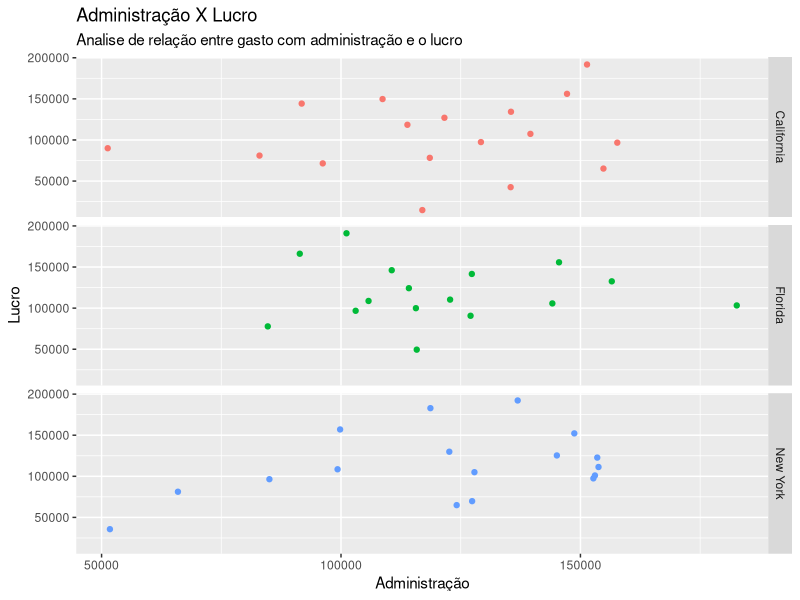
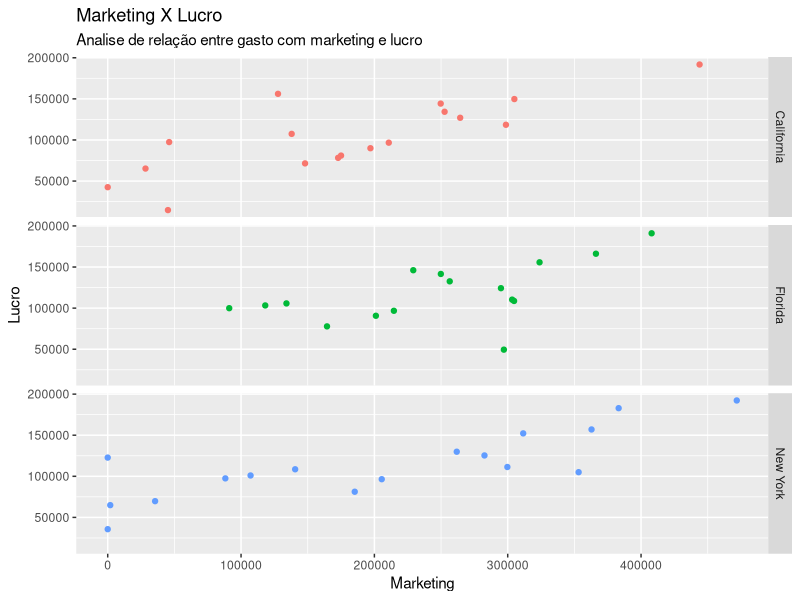
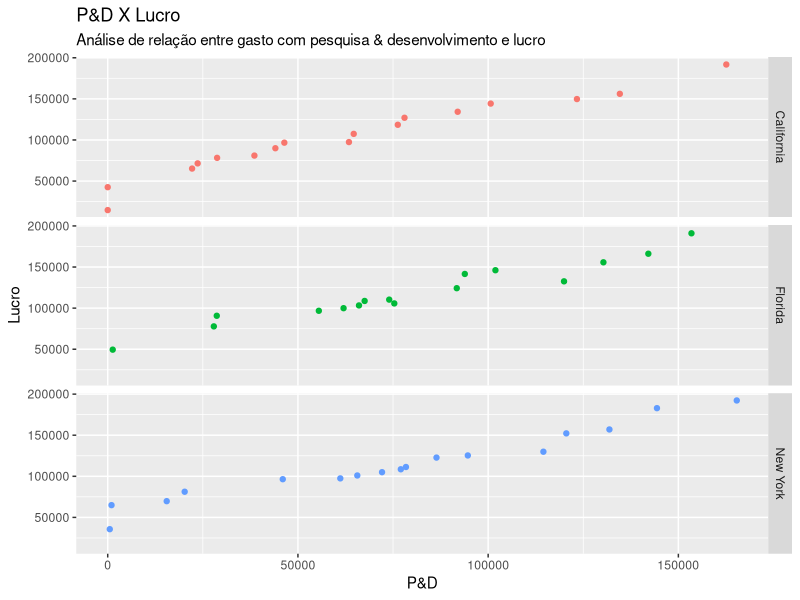
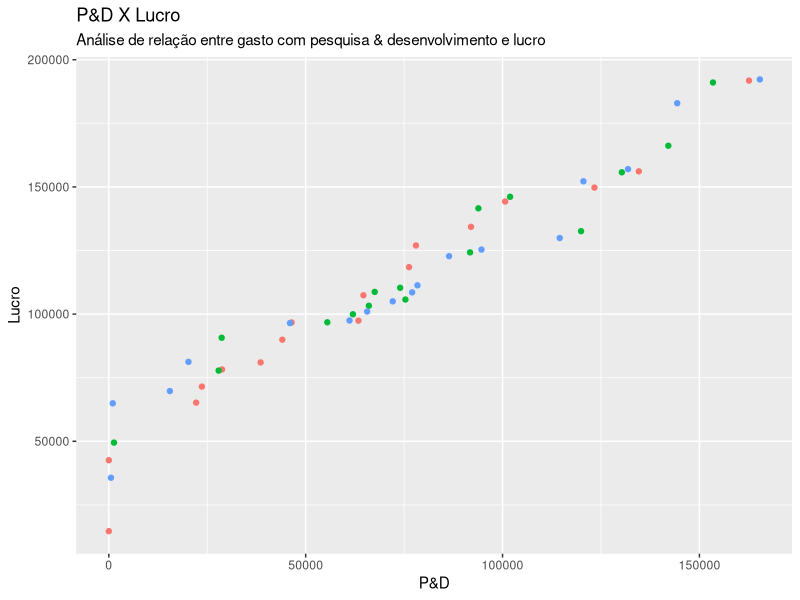
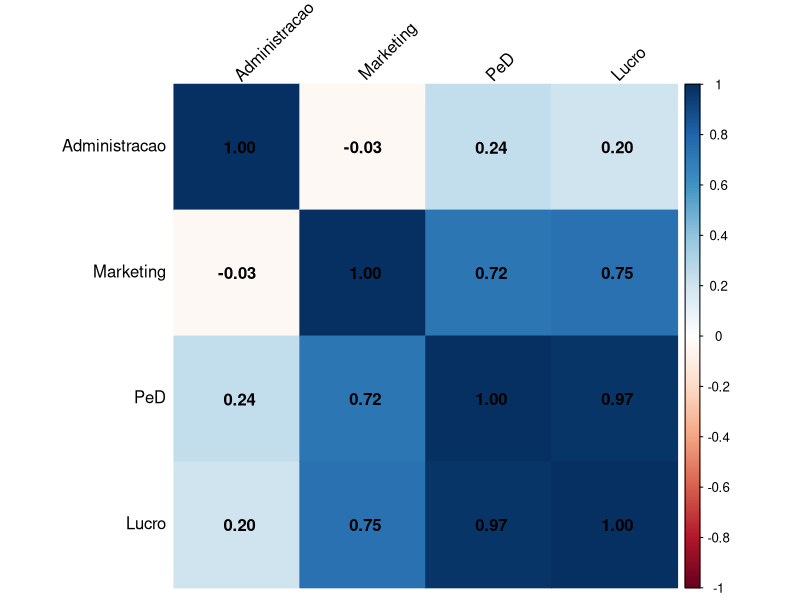
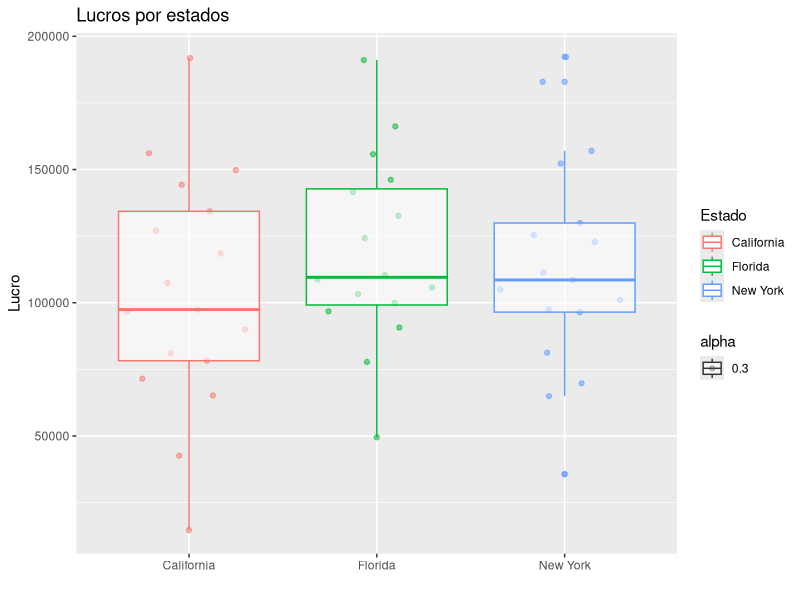
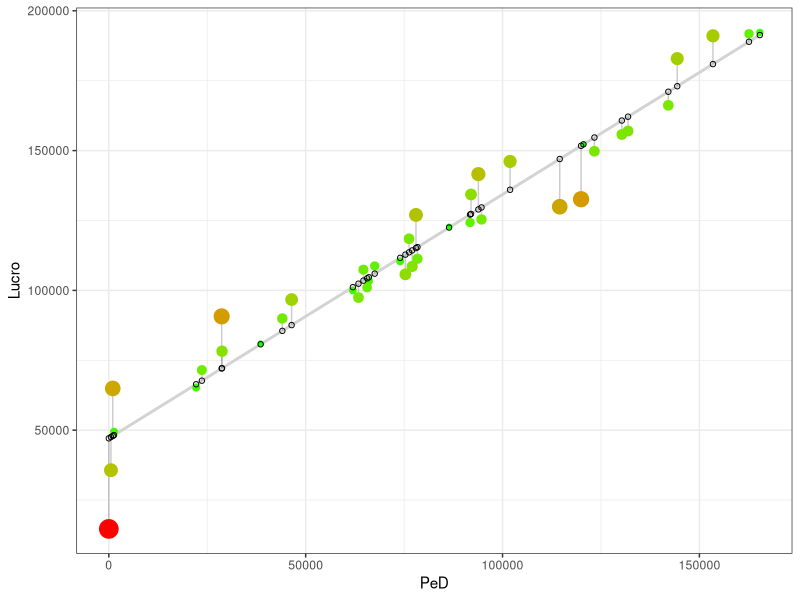
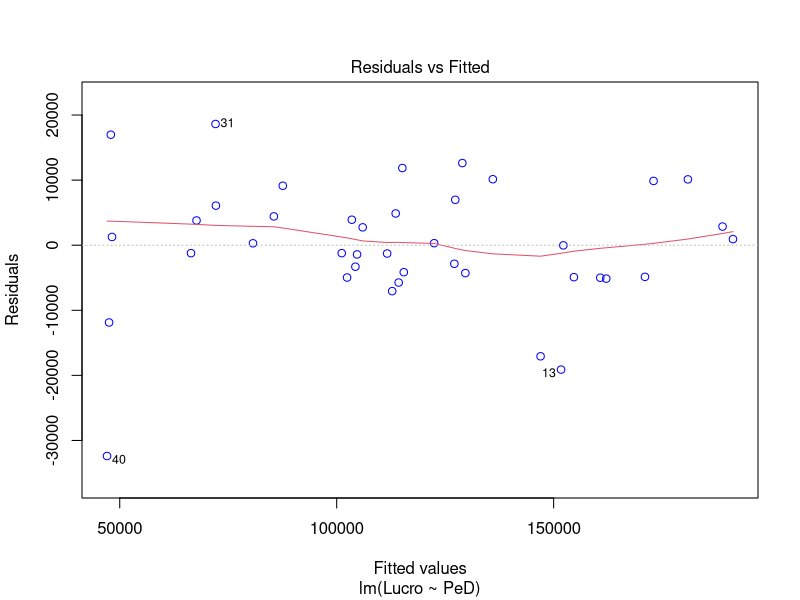

These figures' R source, in order:
## ---- chunk 1
library(tidyverse)
library(ggbeeswarm)
library(ggplot2)
library(corrplot)
library(caTools)
library(lmtest)
library(car)

knitr::opts_chunk$set(tidy = FALSE, fig.width = 8, fig.height = 6, echo = TRUE)

options(scipen = 999)

dataset = read_csv(here::here("data/50_startups.csv"),
                 col_types = "dddcd")

names(dataset)[names(dataset) == 'ReD'] <- 'PeD'
names(dataset)[names(dataset) == 'Administration'] <- 'Administracao'
names(dataset)[names(dataset) == 'State'] <- 'Estado'
names(dataset)[names(dataset) == 'Profit'] <- 'Lucro'
## ---- chunk 2
ggplot(data = dataset) +
    theme(legend.position="none")+
    geom_point(aes(x = Administracao, y = Lucro, color = Estado)) +
    facet_grid(Estado ~ .) +
    labs(x = "Administração", y = "Lucro", title = "Administração X Lucro", subtitle =  "Analise de relação entre gasto com administração e o lucro")
## ---- chunk 3
ggplot(data = dataset) +
    theme(legend.position="none")+
    geom_point(aes(x = Marketing, y = Lucro, color = Estado))+
    facet_grid(Estado ~ .) +
    labs(x = "Marketing", y = "Lucro", title = "Marketing X Lucro", subtitle =  "Analise de relação entre gasto com marketing e lucro")
## ---- chunk 4
ggplot(data = dataset) +
    theme(legend.position="none")+
    geom_point(aes(x = PeD, y = Lucro, color = Estado)) +
    facet_grid(Estado ~ .) +
    labs(x = "P&D", y = "Lucro", title = "P&D X Lucro", subtitle =  "Análise de relação entre gasto com pesquisa & desenvolvimento e lucro")
## ---- chunk 5
ggplot(data = dataset) +
    theme(legend.position="none")+
    geom_point(aes(x = PeD, y = Lucro, color = Estado)) +
    labs(x = "P&D", y = "Lucro", title = "P&D X Lucro", subtitle =  "Análise de relação entre gasto com pesquisa & desenvolvimento e lucro")
## ---- chunk 6
numerical_columns = dataset[c("PeD", "Lucro", "Administracao", "Marketing")]
corrplot(cor(numerical_columns), method="color",  
         order="hclust", 
         addCoef.col = "black", 
         tl.col="black", tl.srt=45, 
         sig.level = 0.01, insig = "blank"
         )
## ---- chunk 7
ggplot(data = dataset) +
    geom_quasirandom(aes(x = Estado, y = Lucro, color = Estado, alpha = 0.3))+
    geom_boxplot(aes(x = Estado, y = Lucro, color = Estado, alpha = 0.3))+
    labs(x = "", y = "Lucro", title = "Lucros por estados")
## ---- chunk 8
dataset$Estado = factor(dataset$Estado,
                       levels = c('New York', 'California', 'Florida'),
                       labels = c(1, 2, 3))

dataset$Estado <- as.numeric(levels(dataset$Estado)[dataset$Estado])
## ---- chunk 9
set.seed(100)
split = sample.split(dataset$Lucro, SplitRatio = 0.8)

training_set = subset(dataset, split == TRUE)
test_set = subset(dataset, split == FALSE)
## ---- chunk 10
regressor = lm(formula = Lucro ~ .,
               data = training_set)
summary(regressor)
## ---- chunk 11
regressor = lm(formula = Lucro ~ Marketing + PeD + Estado,
               data = training_set)
summary(regressor)
## ---- chunk 12
regressor = lm(formula = Lucro ~ Marketing + PeD,
               data = training_set)
summary(regressor)
## ---- chunk 13
regressor = lm(formula = Lucro ~ PeD,
               data = training_set)
summary(regressor)
## ---- chunk 14
predicoes = predict(regressor)
residuos = residuals(regressor)

ggplot(training_set, aes(x = PeD, y = Lucro)) +
  geom_smooth(method = "lm", se = FALSE, color = "lightgrey") +     # regression line  
  geom_segment(aes(xend = PeD, yend = predicoes), alpha = .2) +     # draw line from point to line
  geom_point(aes(color = abs(residuos), size = abs(residuos))) +    # size of the points
  scale_color_continuous(low = "green", high = "red") +             # colour of the points mapped to residual size - green smaller, red larger
  guides(color = FALSE, size = FALSE) +                             # size legend removed
  geom_point(aes(y = predicoes), shape = 1) +
  theme_bw() 
## ---- chunk 15
plot(regressor, which=1, col=c("blue"))
## ---- chunk 16
plot(regressor, which=2, col=c("blue"))
## ---- chunk 17
plot(density(residuos))
## ---- chunk 18
shapiro.test(residuos)
## ---- chunk 19
plot(regressor, which=3, col=c("blue"))  # Scale-Location Plot
## ---- chunk 20
bptest(regressor)
## ---- chunk 21
durbinWatsonTest(regressor)
## ---- chunk 22
caso <- data.frame(
  PeD = c(190150.89, 94712.60, 75642.33)
)
## ---- chunk 23
predict(regressor, newdata = caso)
